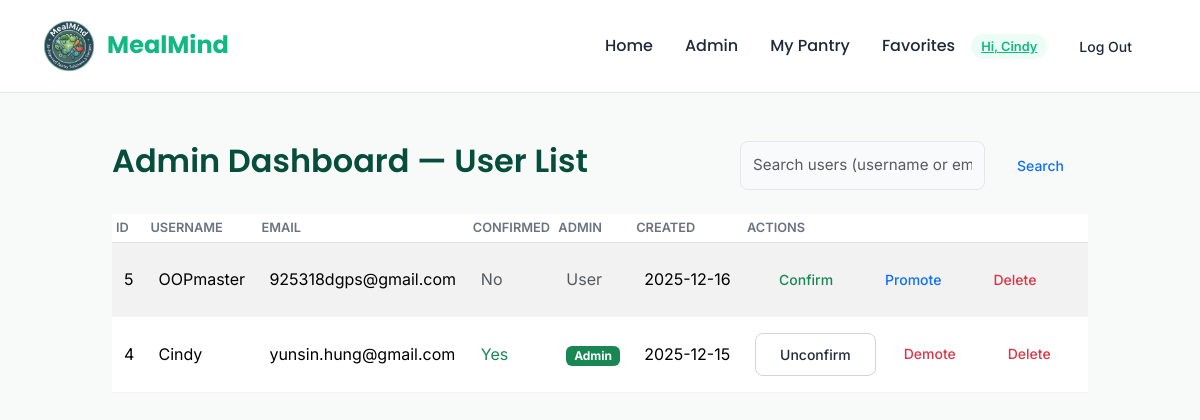
Page /admin (signed in) on the earlier database version.
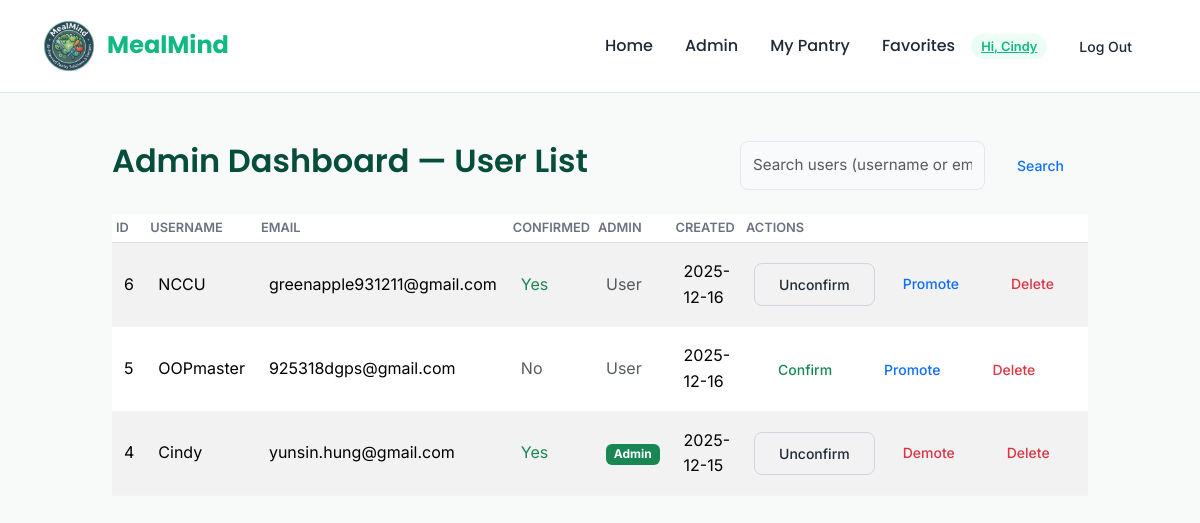
Same page on the later database version.
### app/models.py (models this page shows, shortened)
class User(UserMixin, db.Model):
    __tablename__ = "users"
    id = db.Column(db.Integer, primary_key=True)
    username = db.Column(db.String(150), unique=True, nullable=False)
    email = db.Column(db.String, unique=True, nullable=False)
    password = db.Column(db.String, nullable=False)
    created_on = db.Column(db.DateTime, nullable=False)
    is_admin = db.Column(db.Boolean, nullable=False, default=False)
    is_confirmed = db.Column(db.Boolean, nullable=False, default=False)
    confirmed_on = db.Column(db.DateTime, nullable=True)
    allergies = db.Column(db.JSON, nullable=True)

### app/routes.py (the view)
@routes_bp.route('/admin')
@login_required
def admin_dashboard():
    if not getattr(current_user, 'is_admin', False):
        abort(403)
    from .models import User
    q = request.args.get('q', '').strip()
    users_query = User.query.order_by(User.created_on.desc())
    if q:
        users_query = users_query.filter((User.username.ilike(f"%{q}%")) | (User.email.ilike(f"%{q}%")))
    users = users_query.all()
    return render_template('admin_dashboard.html', users=users, q=q)

### app/__init__.py (called while the page is built)
def create_app(config_class=None):
    if config_class is None:
        if os.getenv('VERCEL') or os.getenv('FLASK_ENV') == 'production':
            config_class = ProductionConfig
        else:
            config_class = DevelopmentConfig
    app = Flask(__name__, template_folder='templates', static_folder='static')
    CORS(app)
    app.config.from_object(config_class)
    db.init_app(app)
    login_manager = LoginManager()
    login_manager.login_view = 'routes.login'
    login_manager.init_app(app)
    from .models import User
    @login_manager.user_loader
    def load_user(user_id):
        return User.query.get(int(user_id))
    mail = Mail()
    mail.init_app(app)
    import app as _app
    _app.mail = mail
    from .routes import routes_bp
    app.register_blueprint(routes_bp)
    return app

### app/templates/admin_dashboard.html (shortened to what this page needs)
{% extends 'home/base.html' %}
{% block content %}
<div class="d-flex justify-content-between align-items-center mb-4">
    <h2>Admin Dashboard — User List</h2>
    <form class="d-flex" method="get" action="{{ url_for('routes.admin_dashboard') }}">
        <input name="q" class="form-control form-control-sm me-2" placeholder="Search users (username or email)" value="{{ q }}">
        <button class="btn btn-sm btn-outline-primary" type="submit">Search</button>
    </form>
</div>
<div class="table-responsive">
    <table class="table table-sm table-striped align-middle">
        <thead>
            <tr>
                <th>ID</th>
                <th>Username</th>
                <th>Email</th>
                <th>Confirmed</th>
                <th>Admin</th>
                <th>Created</th>
                <th>Actions</th>
            </tr>
        </thead>
        <tbody>
            {% for u in users %}
            <tr>
                <td>{{ u.id }}</td>
                <td>{{ u.username }}</td>
                <td>{{ u.email }}</td>
                <td>{% if u.is_confirmed %}<span class="text-success">Yes</span>{% else %}<span class="text-muted">No</span>{% endif %}</td>
                <td>{% if u.is_admin %}<span class="badge bg-success">Admin</span>{% else %}<span class="text-muted">User</span>{% endif %}</td>
                <td>{{ u.created_on.strftime('%Y-%m-%d') if u.created_on else '' }}</td>
                <td>
                    <div class="d-flex gap-1">
                        <form method="post" action="{{ url_for('routes.admin_user_action', user_id=u.id) }}">
                            <button class="btn btn-sm btn-outline-{{ 'secondary' if u.is_confirmed else 'success' }}" type="submit">{{ 'Unconfirm' if u.is_confirmed else 'Confirm' }}</button>
                        </form>
                        <form method="post" action="{{ url_for('routes.admin_user_action', user_id=u.id) }}">
                            <button class="btn btn-sm btn-outline-{{ 'danger' if u.is_admin else 'primary' }}" type="submit">{{ 'Demote' if u.is_admin else 'Promote' }}</button>
                        </form>
                        <form method="post" action="{{ url_for('routes.admin_user_action', user_id=u.id) }}" onsubmit="return confirm('確定要刪除此使用者嗎？');">
                            <button class="btn btn-sm btn-outline-danger" type="submit">Delete</button>
                        </form>
                    </div>
                </td>
            </tr>
            {% endfor %}
        </tbody>
    </table>
</div>
{% endblock %}

### app/templates/home/base.html (shortened to what this page needs)
<!DOCTYPE html>
<html lang="en">
<head>
    <link href="https://cdn.jsdelivr.net/npm/bootstrap@5.3.2/dist/css/bootstrap.min.css" rel="stylesheet">
    <link rel="stylesheet" href="https://cdnjs.cloudflare.com/ajax/libs/font-awesome/6.4.0/css/all.min.css">
    <link rel="stylesheet" href="{{ url_for('static', filename='style.css') }}">
</head>
<body>
<nav class="navbar navbar-expand-lg sticky-top">
    <div class="container-fluid">
        <a class="navbar-brand" href="{{ url_for('routes.index') }}" style="font-family:'Poppins', sans-serif; color: #10b981; font-weight:700; font-size: 1.5rem;">
            <img src="{{ url_for('static', filename='images/logo.png') }}" class="nav-icon-img" alt="Icon">
            MealMind
        </a>
        <div class="collapse navbar-collapse justify-content-end" id="navbarNav">
            <ul class="navbar-nav align-items-center">
                <li class="nav-item">
                    <a class="nav-link" href="{{ url_for('routes.index') }}">Home</a>
                </li>
                {% if current_user.is_authenticated and current_user.is_admin %}
                    <li class="nav-item">
                        <a class="nav-link" href="{{ url_for('routes.admin_dashboard') }}">Admin</a>
                    </li>
                {% endif %}
                {% if current_user.is_authenticated %}
                    <li class="nav-item">
                        <a class="nav-link" href="{{ url_for('routes.pantry') }}">My Pantry</a>
                    </li>
                    <li class="nav-item">
                        <a class="nav-link" href="{{ url_for('routes.favorites') }}">Favorites</a>
                    </li>
                    <li class="nav-item ms-2">
                        <a class="badge-custom" href="{{ url_for('routes.profile') }}">Hi, {{ current_user.username }}</a>
                    </li>
                    <li class="nav-item ms-2">
                        <a class="btn btn-sm btn-outline-secondary" href="{{ url_for('routes.logout') }}" style="border:none;">Log Out</a>
                    </li>
                {% endif %}
            </ul>
        </div>
    </div>
</nav>
<main class="py-5">
     <div class="container">
    {% block content %}{% endblock %}
    </div>
</main>
</body>
</html>

Differences in the rows shown:
added User: id "6", username "NCCU", email "greenapple931211@gmail.com", shows "Yes", shows "User", created_on "2025-12-16", is_confirmed "Unconfirm", is_admin "Promote"
